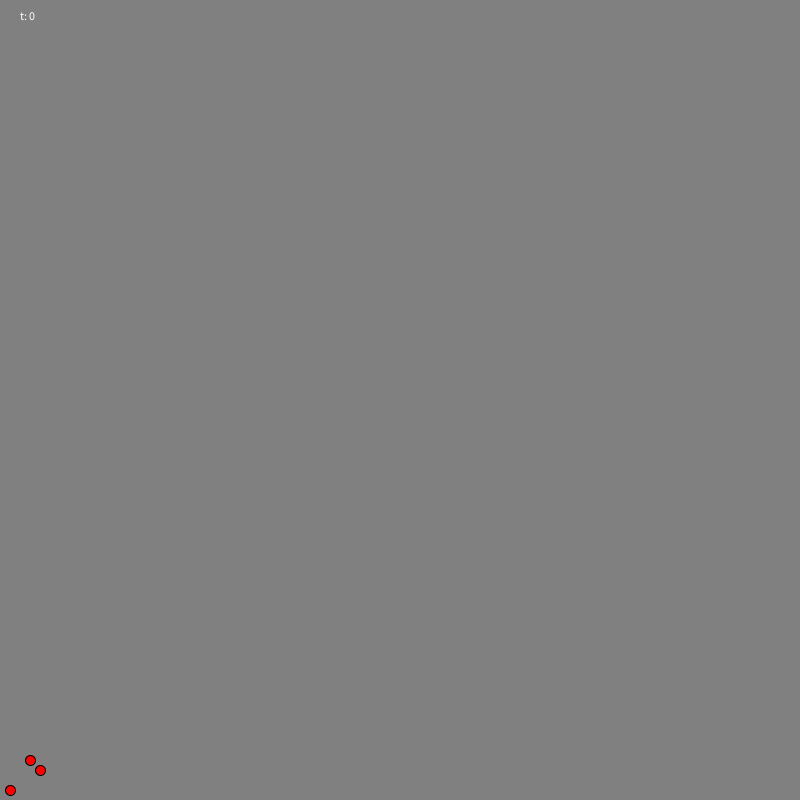
Frame 1 (no input)
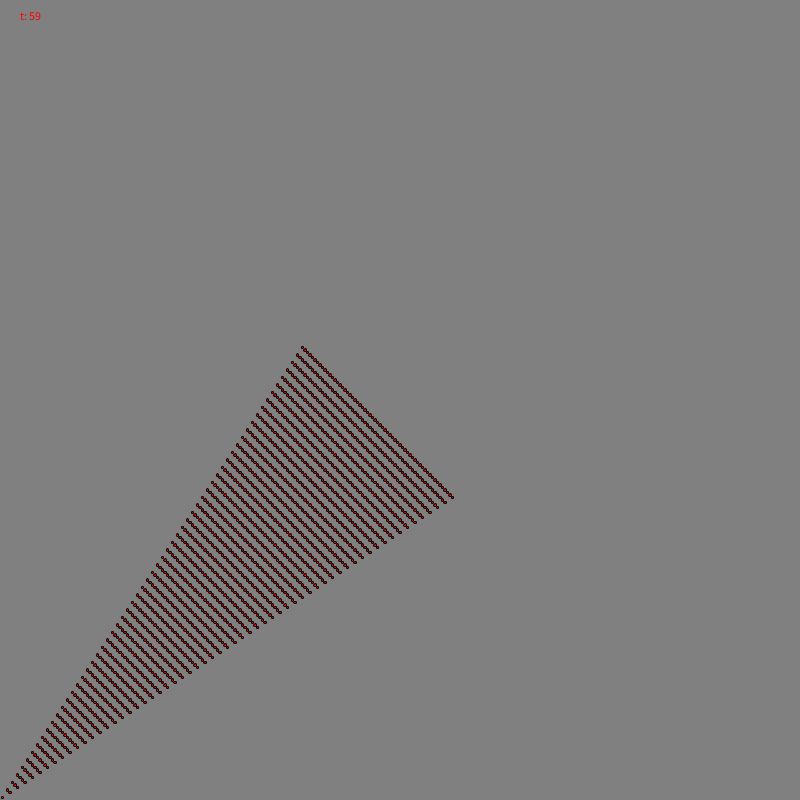
Frame 60 (the mouse pressed at the canvas centre just before this capture)
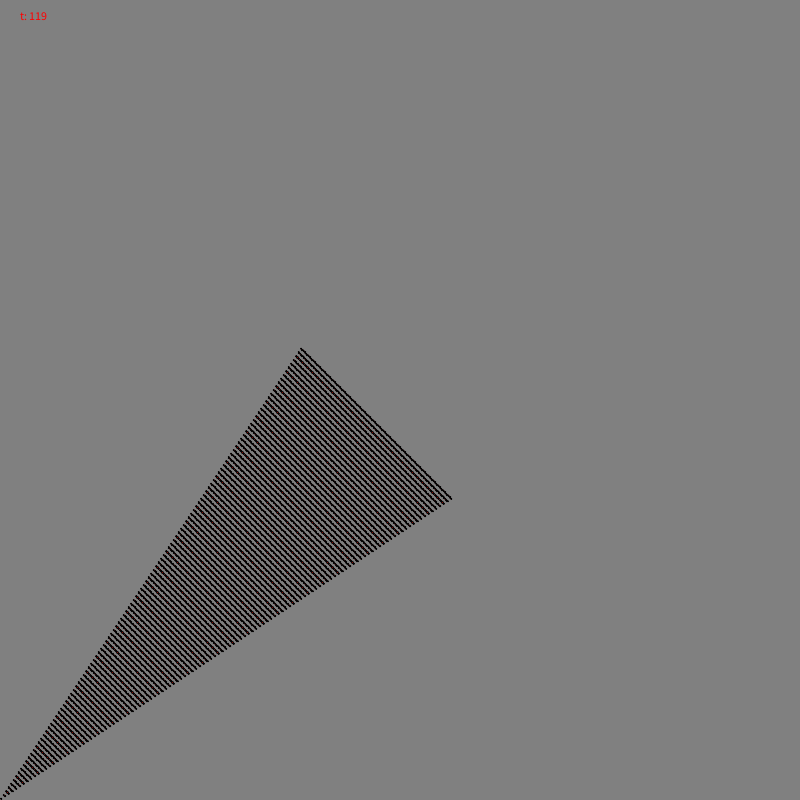
Frame 120 (the mouse held since frame 60 and released just before this capture)

The Processing sketch that drew these frames (run headless with seeded random() and noise(); from frame 60 on, the mouse is pressed at the canvas centre):

// Processing sketch: Main
// ── Main.pde

ArrayList<int[]> ls = new ArrayList<int[]>();
ArrayList<int[]> new_ls = new ArrayList<int[]>();
int t = 0;
float tam = 10;


void setup() {
  int[] a = {0,0};
  ls.add(a);
  new_ls.add(a);
  size(800,800);
}

void draw() {
  background(128);
  text("t: " + t,20,20);
  //
  formIt();
  showAll();
  println(ls.size()+" "+t);
//   delay(200);
}

void formIt(){
	t++;
	int s1=2,s2=3;
	ArrayList<int[]> ns = new ArrayList<int[]>();
	for (int[] v : new_ls){
		int[] k = new int[]{v[0]+s1,v[1]+s2};
		boolean doIt = true;
		// for (int[] v2 : ls){
		// 	if (v2[0] == k[0] && v2[1] == k[1]){
		// 		doIt = false;
		// 		break;
		// 	}
		// }
		for (int[] v2 : ns){
			if (v2[0] == k[0] && v2[1] == k[1]){
				doIt = false;
				break;
			}
		}
		if (doIt) ns.add(k);
		// //
		k = new int[]{v[0]+s2,v[1]+s1};
		doIt = true;
		// for (int[] v2 : ls){
		// 	if (v2[0] == k[0] && v2[1] == k[1]){
		// 		doIt = false;
		// 		break;
		// 	}
		// }
		for (int[] v2 : ns){
			if (v2[0] == k[0] && v2[1] == k[1]){
				doIt = false;
				break;
			}
		}
		if (doIt) ns.add(k);
		//
	}
	new_ls.clear();
	for (int[] v : ns){
		ls.add(v);
	}
	for (int[] v : ns){
		new_ls.add(v);
	}
	
}

void showAll(){
	float ceil=25,here=0;
	for (int[] v : ls){
		fill(255,0,0);
		circle(tam+v[0]*tam,height-tam-v[1]*tam,tam);
		here = (here>tam+v[0]*tam)?here:tam+v[0]*tam;
	}
	if (here+tam*2>width) tam /=2;
}
